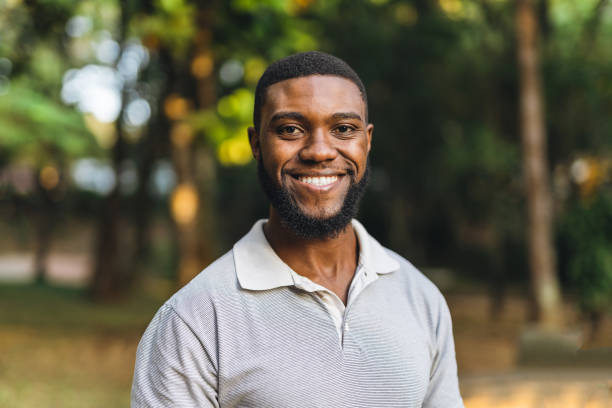
#> input picture ml/face.jpg, 612 x 408 px
$ python noseDection.py
#> lines starting #> are read from the running program, lines starting #| are printed output that depends on the picture; after the words box and inside, x2 and y2 are one past the last pixel; in counts of white or black regions, pixels touching at a corner belong together
import cv2
import numpy as np

# Load the image
image_path = 'face.jpg'  # 🔁 Replace with your image path
image = cv2.imread(image_path)
#> image is the input picture: shape (408, 612, 3); mean B, G, R 80.1, 101.3, 105.3
gray = cv2.cvtColor(image, cv2.COLOR_BGR2GRAY)
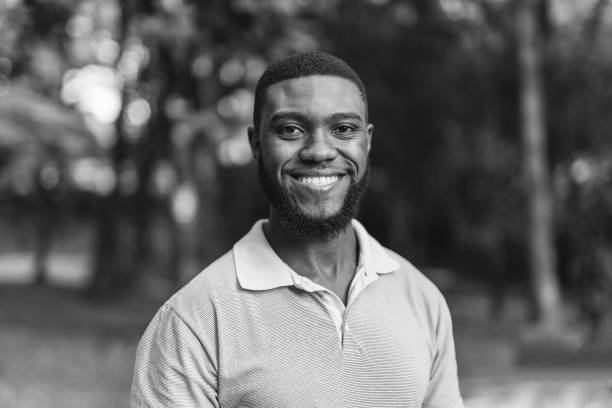
#> gray: shape (408, 612); min 1, max 255, mean 100.1

# Load Haar cascades
face_cascade = cv2.CascadeClassifier(cv2.data.haarcascades + 'haarcascade_frontalface_default.xml')
eye_cascade = cv2.CascadeClassifier(cv2.data.haarcascades + 'haarcascade_eye.xml')
nose_cascade = cv2.CascadeClassifier('haarcascade_mcs_nose.xml')  # Make sure the file is present in your script directory

# Detect faces
faces = face_cascade.detectMultiScale(gray, 1.1, 4)
#> faces = [[253, 75, 132, 132]]

for (x, y, w, h) in faces:
    # Draw face rectangle
    cv2.rectangle(image, (x, y), (x + w, y + h), (255, 0, 0), 2)
    roi_gray = gray[y:y + h, x:x + w]
    roi_color = image[y:y + h, x:x + w]

    # Detect eyes in face region
    eyes = eye_cascade.detectMultiScale(roi_gray, scaleFactor=1.05, minNeighbors=3)
    for (ex, ey, ew, eh) in eyes:
        center = (ex + ew // 2, ey + eh // 2)
        radius = ew // 4
        cv2.circle(roi_color, center, radius, (0, 255, 0), 2)

        # Define eye ROI for pupil detection
        eye_gray = roi_gray[ey:ey + eh, ex:ex + ew]
        eye_eq = cv2.equalizeHist(eye_gray)
        eye_blur = cv2.GaussianBlur(eye_eq, (9, 9), 2)

        # Detect pupils using HoughCircles
        circles = cv2.HoughCircles(eye_blur, cv2.HOUGH_GRADIENT, dp=1.2, minDist=10,
                                   param1=100, param2=15, minRadius=3, maxRadius=10)
        if circles is not None:
            circles = np.uint16(np.around(circles))
            for (cx, cy, r) in circles[0, :]:
                cv2.circle(roi_color[ey:ey + eh, ex:ex + ew], (cx, cy), r, (0, 0, 255), 2)

    # Detect nose
    nose = nose_cascade.detectMultiScale(roi_gray, 1.1, 5)
    for (nx, ny, nw, nh) in nose:
        cv2.rectangle(roi_color, (nx, ny), (nx + nw, ny + nh), (0, 255, 255), 2)
        break  # Only one nose
#> this loop made 1 pass
#> (x, y, w, h, eyes, nose) on pass 1: (253, 75, 132, 132, [[74, 39, 32, 32], [21, 40, 31, 31]], [[43, 62, 42, 35], [27, 8, 74, 61]])
#> pass 1, `roi_gray = gray[y:y + h, x:x + w]`:
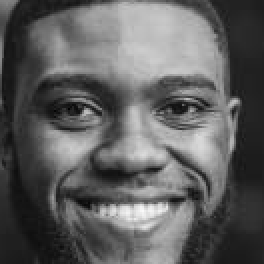
#> roi_gray: shape (132, 132) (shown 2 times larger); min 1, max 250, mean 95
#> after the loop:
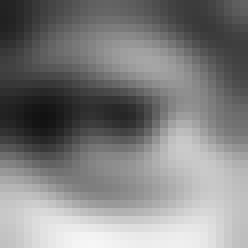
#> eye_blur: shape (31, 31) (shown 8 times larger); min 18, max 246, mean 128.2
#> after the loop:
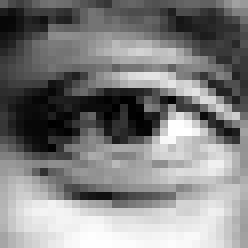
#> eye_eq: shape (31, 31) (shown 8 times larger); min 0, max 255, mean 128.5
#> after the loop:
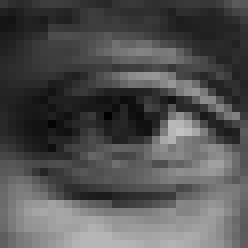
#> eye_gray: shape (31, 31) (shown 8 times larger); min 1, max 193, mean 81.4
#> after the loop:
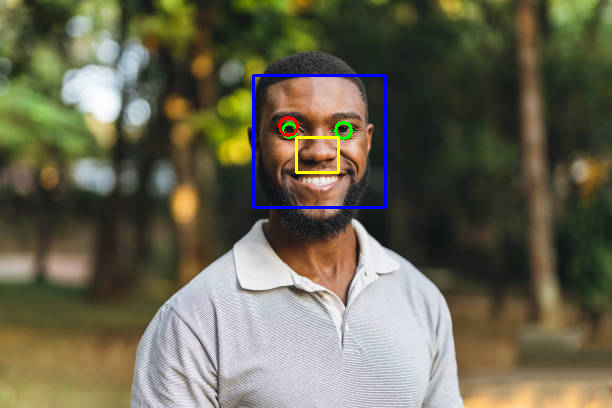
#> image: shape (408, 612, 3); 0.98% of pixels changed, all inside (x1, y1, x2, y2) = (252, 74, 387, 209)
#> after the loop:
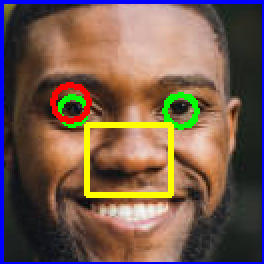
#> roi_color: shape (132, 132, 3) (shown 2 times larger); mean B, G, R 77.5, 91.1, 116.4

# Show result
cv2.imshow('Face, Eyes, Nose, and Pupil Detection', image)
cv2.waitKey(0)
cv2.destroyAllWindows()
